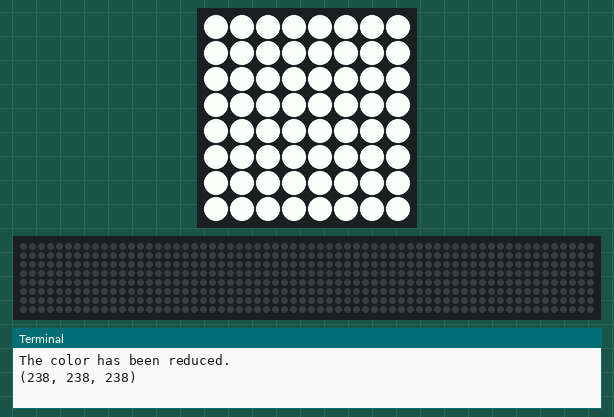
A program run on a simulated Raspberry Pi (BCM pin numbers) with a Sense HAT. On the bench: the Sense HAT's 8×8 RGB LED matrix, a strip that is not on the board, showing the scrolling text unrolled, the last lines printed to the terminal. Dim RGB values are drawn brighter than linear; the 64×8 strip is a reading aid, not a part: it shows the text the matrix is scrolling, unrolled, one strip-width of it at a time. At 23.6 s the program stops and its outputs stay as they are.

Above: at 0.1 s.
At 10.6 s:
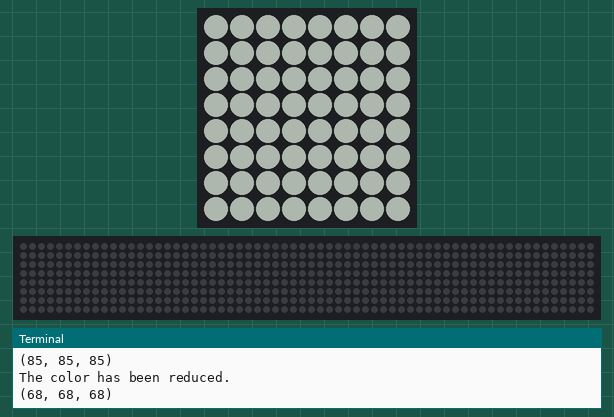
At 14.19 s:
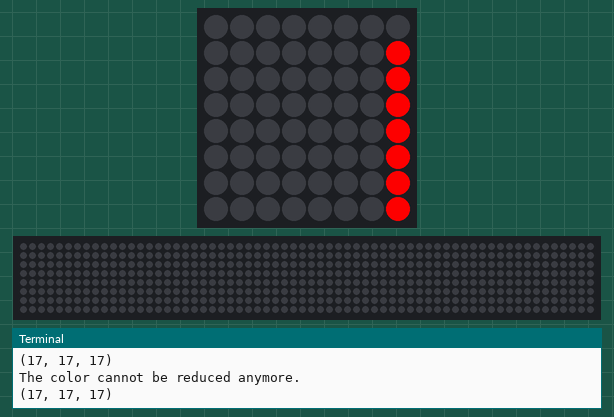
At 16.1 s:
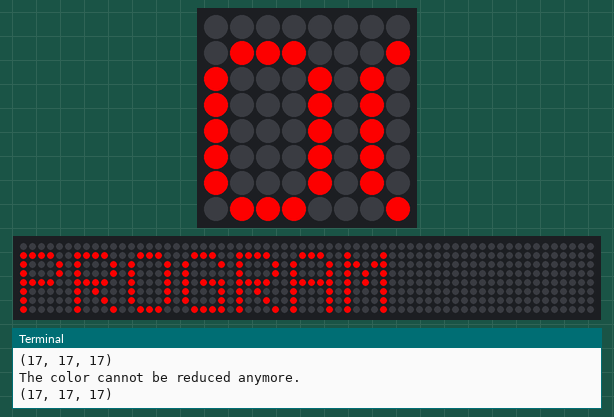
At 18.11 s:
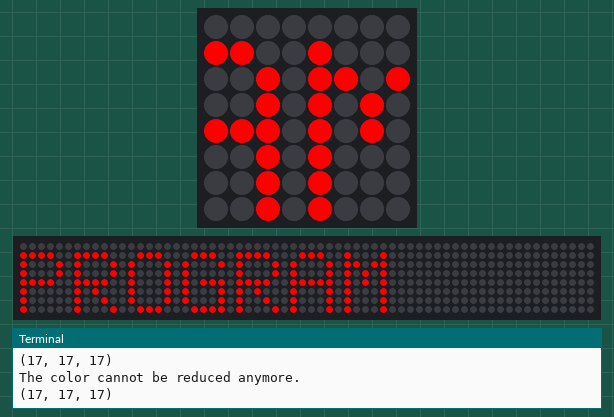
At 22.04 s:
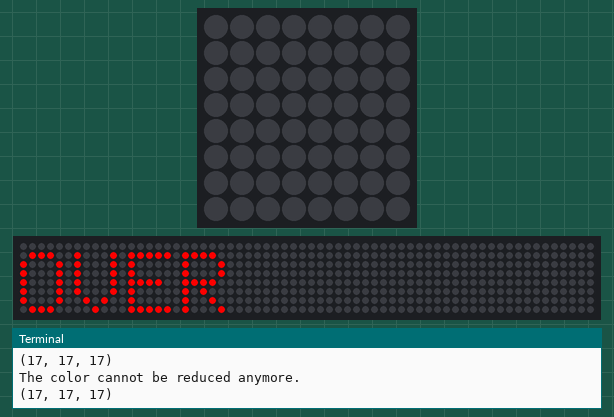

The program:

color_gradients.py
```python
# TO-DO:

# Modify this program so that it can display the color gradients of all colors, not just the color white

# Modify this program to correctly display in the terminal the final state of (0, 0, 0) for the LED Matrix RGB-color values

# Prompt the user to display the gradient in both directions (starting from the darkest shade to the lighest shade,
# instead of how it is now, which only starts at the brightest shade and then goes to the darkest shade)

# EVENTUAL/FOR FUN: Modify the program so that it can show gradient growth/gradient decline using random colors (goes from randomly bright shades
# to randomly dark shades) and display the corresponding LED Matrix RGB-color values

from sense_hat import SenseHat
from time import sleep

sense = SenseHat()

# variables that control for the RGB color values which will be displayed on the LED matrix

# IMPORTANT NOTE: based on how the code is written currently, this code only works with the color "white" (255, 255, 255).
# Using a different color, such as "red" (255, 0, 0) would cause an error and prevent the program from running as intended.
# Play around with some solutions, but basically the code needs to evaluate whether or not the color's RGB values are either all 255,
# which would mean white, or some combination of any number between 0 and 255 (but the brightest version of that color), in which case
# the logic below (the while loop) will need to be modified to reflect this.

r = 255
g = 255
b = 255
program_over = (255, 0, 0)


# stores the initial LED Matrix RGB values as a variable in the form of a list
rgb = [r, g, b]

# initial state of the LED matrix, which is the brightest version of the color
e = (255, 255, 255)

# the LED matrix
grid = [
    e, e, e, e, e, e, e, e,
    e, e, e, e, e, e, e, e,
    e, e, e, e, e, e, e, e,
    e, e, e, e, e, e, e, e,
    e, e, e, e, e, e, e, e,
    e, e, e, e, e, e, e, e,
    e, e, e, e, e, e, e, e,
    e, e, e, e, e, e, e, e
]

# displays the initial state of the LED matrix
sense.set_pixels(grid)

# conditional of the while loop
x = True

# the while loop is responsible for dynamically updating the LED matrix
while x:
    # first conditional loop that checks if the color can be reduced (reduce brightness)
    # if the color (brightness) can be reduced, it will be reduced
    if rgb[0] - 17 != 0 and rgb[1] - 17 != 0 and rgb[2] - 17 != 0:
        rgb[0] -= 17
        rgb[1] -= 17
        rgb[2] -= 17
        print("The color has been reduced.")
        print((rgb[0], rgb[1], rgb[2])) # prints the tuple version of the LED Matrix RGB color values
        sleep(0.5)
    # second conditional loop that checks if the color has been completely reduced (no more brightness)
    # if the color (brightness) cannot be reduced anymore, the while loop will end
    # the LED Matrix will display a "PROGRAM OVER" message and fully terminate the program
    elif rgb[0] - 17 == 0 and rgb[1] - 17 == 0 and rgb[2] - 17 == 0:
        x = False
        print("The color cannot be reduced anymore.")
        print((rgb[0], rgb[1], rgb[2]))
        sense.show_message("PROGRAM OVER", text_colour=program_over)
        sleep(1)
        sense.clear()

    # the updated LED matrix based on the first conditional loop
    new_grid = [
    rgb, rgb, rgb, rgb, rgb, rgb, rgb, rgb,
    rgb, rgb, rgb, rgb, rgb, rgb, rgb, rgb,
    rgb, rgb, rgb, rgb, rgb, rgb, rgb, rgb,
    rgb, rgb, rgb, rgb, rgb, rgb, rgb, rgb,
    rgb, rgb, rgb, rgb, rgb, rgb, rgb, rgb,
    rgb, rgb, rgb, rgb, rgb, rgb, rgb, rgb,
    rgb, rgb, rgb, rgb, rgb, rgb, rgb, rgb,
    rgb, rgb, rgb, rgb, rgb, rgb, rgb, rgb
    ]

    # updates the LED matrix with a slight delay to match with the delay from the first conditional loop
    sense.set_pixels(new_grid)
    sleep(0.5)
```
